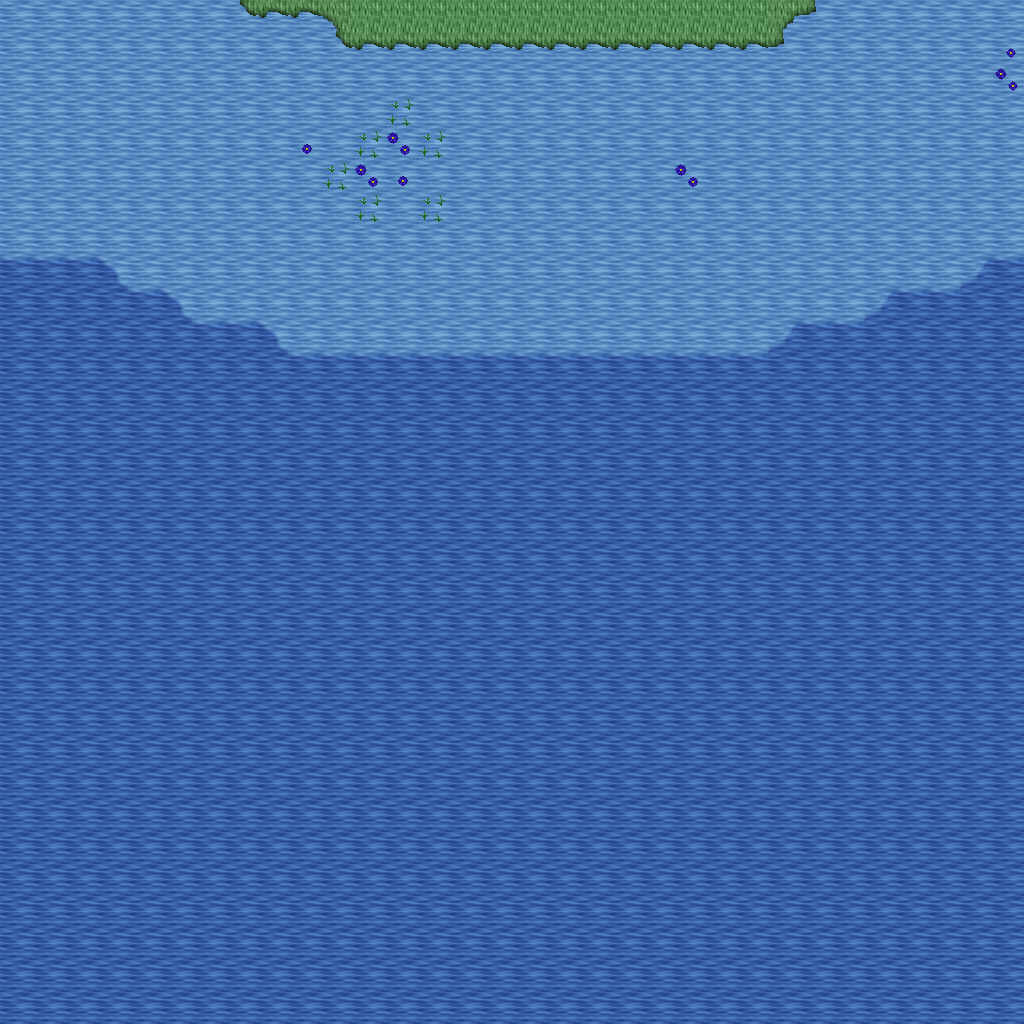

Rendered tile map (Tiled .tmx) drawn with the repository's tilesets; below, a short description and the map source with its tile grids summarised:
An orthogonal 32x32 tile map with 32x32 px tiles, 5 tile layers (Ground, Objects, Objects2, Above, ...), 1 hidden layer not drawn, 24 tilesets.

<map version="1.10" tiledversion="1.11.0" orientation="orthogonal" renderorder="right-down" width="32" height="32" tilewidth="32" tileheight="32" infinite="0" nextlayerid="11" nextobjectid="1">
 <tileset firstgid="1" name="ground_ground" tilewidth="32" tileheight="32" tilecount="33" columns="3">
  <image source="../drawable/ground_ground.png" width="96" height="352" />
 </tileset>
 <tileset firstgid="34" name="ground_ridge_earth_dark" tilewidth="32" tileheight="32" tilecount="96" columns="12">
  <image source="../drawable/ground_ridge_earth_dark.png" width="384" height="256" />
 </tileset>
 <tileset firstgid="130" name="ground_grass_edges" tilewidth="32" tileheight="32" tilecount="36" columns="12">
  <image source="../drawable/ground_grass_edges.png" width="384" height="96" />
 </tileset>
 <tileset firstgid="166" name="ground_water_pool" tilewidth="32" tileheight="32" tilecount="72" columns="3">
  <image source="../drawable/ground_water_pool.png" width="96" height="768" />
 </tileset>
 <tileset firstgid="238" name="plant_flower_daisy_white" tilewidth="32" tileheight="32" tilecount="8" columns="2">
  <image source="../drawable/plant_flower_daisy_white.png" width="64" height="128" />
 </tileset>
 <tileset firstgid="246" name="ground_rock_pebbles" tilewidth="32" tileheight="32" tilecount="3" columns="1">
  <image source="../drawable/ground_rock_pebbles.png" width="32" height="96" />
 </tileset>
 <tileset firstgid="249" name="plant_grasses" tilewidth="32" tileheight="32" tilecount="6" columns="3">
  <image source="../drawable/plant_grasses.png" width="96" height="64" />
 </tileset>
 <tileset firstgid="255" name="plant_flower_daisy_yellow" tilewidth="32" tileheight="32" tilecount="8" columns="2">
  <image source="../drawable/plant_flower_daisy_yellow.png" width="64" height="128" />
 </tileset>
 <tileset firstgid="263" name="ground_grass_corners" tilewidth="32" tileheight="32" tilecount="24" columns="6">
  <image source="../drawable/ground_grass_corners.png" width="192" height="128" />
 </tileset>
 <tileset firstgid="287" name="plant_tree_tree_darkgreen" tilewidth="32" tileheight="32" tilecount="88" columns="8">
  <image source="../drawable/plant_tree_tree_darkgreen.png" width="256" height="352" />
 </tileset>
 <tileset firstgid="375" name="plant_flower_daisy_blue" tilewidth="32" tileheight="32" tilecount="8" columns="2">
  <image source="../drawable/plant_flower_daisy_blue.png" width="64" height="128" />
 </tileset>
 <tileset firstgid="383" name="plant_flower_daisy_red" tilewidth="32" tileheight="32" tilecount="8" columns="2">
  <image source="../drawable/plant_flower_daisy_red.png" width="64" height="128" />
 </tileset>
 <tileset firstgid="391" name="ground_earth_edges" tilewidth="32" tileheight="32" tilecount="18" columns="6">
  <image source="../drawable/ground_earth_edges.png" width="192" height="96" />
 </tileset>
 <tileset firstgid="409" name="ground_water_waterfall" tilewidth="32" tileheight="32" tilecount="120" columns="8">
  <image source="../drawable/ground_water_waterfall.png" width="256" height="480" />
 </tileset>
 <tileset firstgid="529" name="logic_creature_elf" tilewidth="32" tileheight="32" tilecount="16" columns="8">
  <image source="../drawable/logic_creature_elf.png" width="256" height="64" />
 </tileset>
 <tileset firstgid="545" name="logic_item_resources" tilewidth="32" tileheight="32" tilecount="6" columns="6">
  <image source="../drawable/logic_item_resources.png" width="192" height="32" />
 </tileset>
 <tileset firstgid="551" name="logic_creature_animal" tilewidth="32" tileheight="32" tilecount="32" columns="8">
  <image source="../drawable/logic_creature_animal.png" width="256" height="128" />
 </tileset>
 <tileset firstgid="583" name="logic_collision" tilewidth="32" tileheight="32" tilecount="1" columns="1">
  <image source="../drawable/logic_collision.png" width="32" height="32" />
 </tileset>
 <tileset firstgid="584" name="object_suspension_bridge" tilewidth="32" tileheight="32" tilecount="24" columns="3">
  <image source="../drawable/object_suspension_bridge.png" width="96" height="256" />
 </tileset>
 <tileset firstgid="608" name="logic_creature_elemental" tilewidth="32" tileheight="32" tilecount="16" columns="8">
  <image source="../drawable/logic_creature_elemental.png" width="256" height="64" />
 </tileset>
 <tileset firstgid="624" name="ground_rock_rocks_3" tilewidth="32" tileheight="32" tilecount="16" columns="4">
  <image source="../drawable/ground_rock_rocks_3.png" width="128" height="128" />
 </tileset>
 <tileset firstgid="640" name="object_rotating_crystal" tilewidth="32" tileheight="32" tilecount="48" columns="8">
  <image source="../drawable/object_rotating_crystal.png" width="256" height="192" />
 </tileset>
 <tileset firstgid="688" name="light_white_1x1" tilewidth="32" tileheight="32" tilecount="1" columns="1">
  <image source="../drawable/light_white_1x1.png" width="32" height="32" />
 </tileset>
 <tileset firstgid="689" name="light_light_5x5" tilewidth="32" tileheight="32" tilecount="25" columns="5">
  <image source="../drawable/light_light_5x5.png" width="160" height="160" />
 </tileset>
 <layer id="1" name="Ground" width="32" height="32">
  <data>[1024 cells, 1024 non-empty, 3 distinct tile ids]</data>
 </layer>
 <layer id="2" name="Objects" width="32" height="32">
  <data>[1024 cells, 66 non-empty, 13 distinct tile ids]</data>
 </layer>
 <layer id="3" name="Objects2" width="32" height="32">
  <data>[1024 cells, 0 non-empty, 0 distinct tile ids]</data>
 </layer>
 <layer id="4" name="Above" width="32" height="32">
  <data>[1024 cells, 0 non-empty, 0 distinct tile ids]</data>
 </layer>
 <layer id="5" name="Above2" width="32" height="32">
  <data>[1024 cells, 0 non-empty, 0 distinct tile ids]</data>
 </layer>
 <layer id="6" name="Walkable" width="32" height="32" visible="0">
  <data>[1024 cells, 714 non-empty, 1 distinct tile ids]</data>
 </layer>
 <objectgroup id="7" name="Mapevents" />
 <objectgroup id="8" name="Spawn" />
 <objectgroup id="9" name="Keys" />
 <objectgroup id="10" name="Replace" />
</map>
